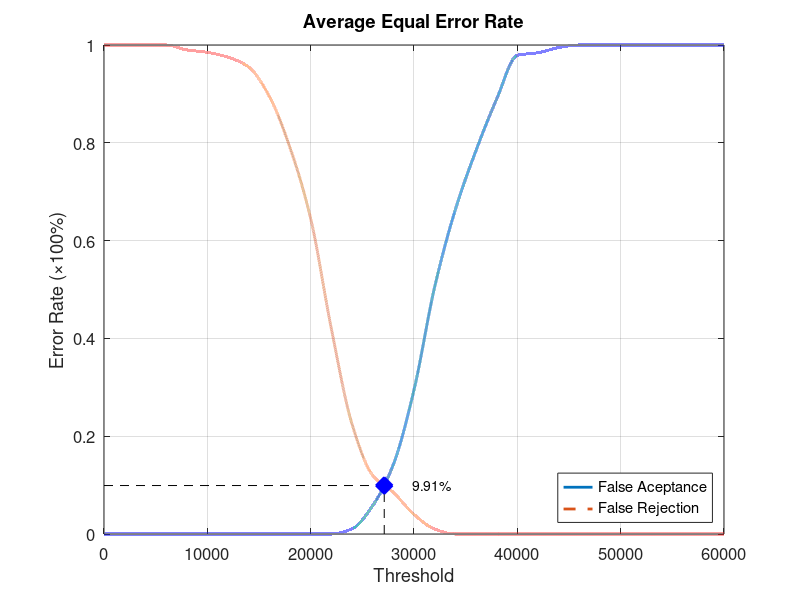
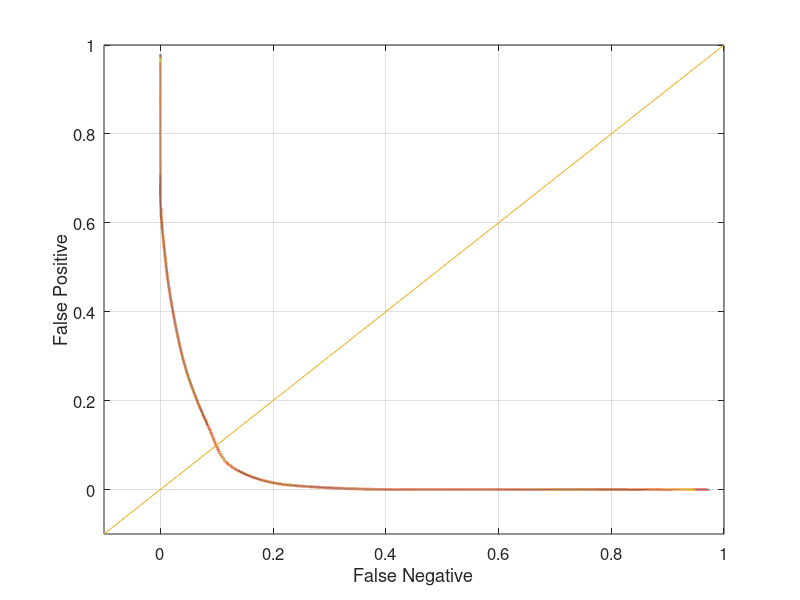

Write the MATLAB code that produced these figures, in order.
function yEER = Database1_3
close all;
clear;
clc;
x = 0:2000:60000;
xq = 0:0.5:60000;

y0 = [0 0 0 0 0 0 0 0 0 0 0 0 0.0105263 0.0578947 0.142105 0.294737 0.505263 0.663158 0.784211 0.889474 0.978947 0.984211 0.994737 1 1 1 1 1 1 1 1];
yy0 = interp1(x, y0, xq, 'pchip');
y1 = [1 1 1 1 0.99 0.985 0.975 0.955 0.895 0.79 0.645 0.42 0.225 0.12 0.085 0.04 0.01 0 0 0 0 0 0 0 0 0 0 0 0 0 0];
yy1 = interp1(x, y1, xq, 'pchip');

% Calculating EER: 
y2 = abs(y0 - y1);
find(y2 == min(y2))
yy2 = abs(yy0 - yy1);
xEER = find(yy2 == min(yy2));
xEERIndex = xq(xEER) % X-axis EER
yEER = yy0(xEER) % Y-axis EER

main = figure
plot(xq, yy0,'-','LineWidth', 2);	hold on
plot(xq, yy1,'--','LineWidth', 2);	hold on
plot([xEERIndex xEERIndex], [0 yEER], 'k--');	hold on
plot([0 xEERIndex], [yEER yEER], 'k--');	hold on
plot(xEERIndex, yEER, 'bx', 'LineWidth', 10);	hold on
text(xEERIndex + 10 * xEERIndex / 100, yEER, [num2str(round((10000 * yEER)) / 100) '%'])
legend('False Aceptance', 'False Rejection', 'Location', 'SouthEast')
xlabel('Threshold')
ylabel('Error Rate (\times100%)')
title('Average Equal Error Rate')
set(gca, 'FontSize', 12)
axis([0 60000 0 1])
grid on

print(main, 'Database1_3Main', '-dpng');
FNRxFPR = figure('Color', [1 1 1]);
plot(yy1, yy0, '-', yy1, yy0, 'LineWidth', 2);
hold on
y = -0.1:0.1:1
plot(y, y); 
set(gca, 'FontSize', 12)
xlabel('False Negative')
ylabel('False Positive')
axis([-0.1 1 -0.1 1])
set(gca, 'FontSize', 12)
grid on

print(FNRxFPR, 'Database1_3FNRxFPR','-dpng');
end
